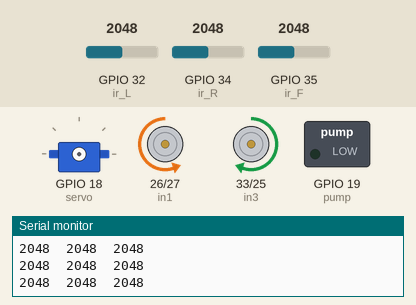
Simulated run of this sketch. Board: ESP32. Parts: servo, motor-driver pin pairs drawn as motors (green arrow = first pin HIGH = forward, orange = second pin HIGH = backward, longer = more drive, scaled by the enable pin), switched loads named in the sketch (green lamp = pin HIGH), the last lines printed to the serial monitor. Wiring (inferred from the names in the program): servo: signal GPIO 18. The inputs (shaded band) are chosen by the test bench; at power-on: GPIO 34 (ir_R) = 2048, GPIO 35 (ir_F) = 2048, GPIO 32 (ir_L) = 2048. Servo pulses on a pin are drawn as a servo (544–2400 µs = 0–180°); pins used as bus, display or sensor lines are not drawn.

Above: at 1.5 s.
1.8 s: GPIO 34 (ir_R) set to 3975
4.8 s: GPIO 34 (ir_R) set to 4033
At 5.6 s:
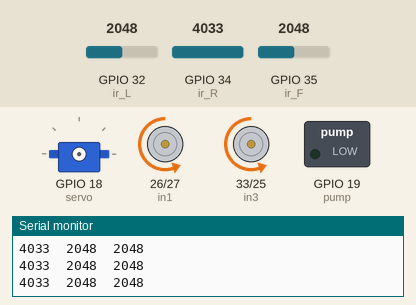
6.3 s: GPIO 35 (ir_F) set to 3970
7.8 s: GPIO 35 (ir_F) set to 4050
At 8.12 s:
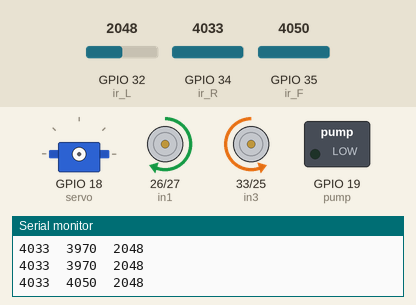
10.8 s: GPIO 32 (ir_L) set to 27
13.8 s: GPIO 32 (ir_L) set to 22
At 14.1 s:
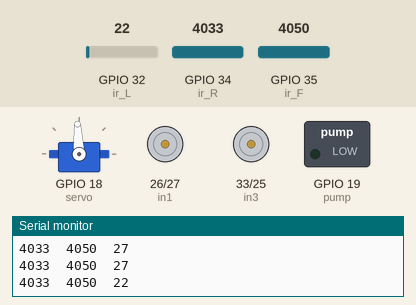
At 14.57 s:
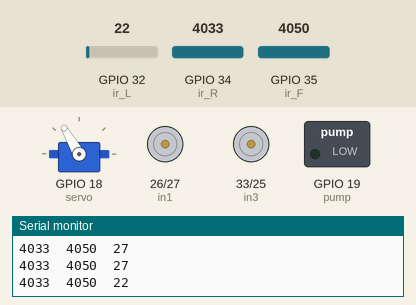
Timing chart, 0 to 16.5 s (numbered marks = the images above; inputs shaded):
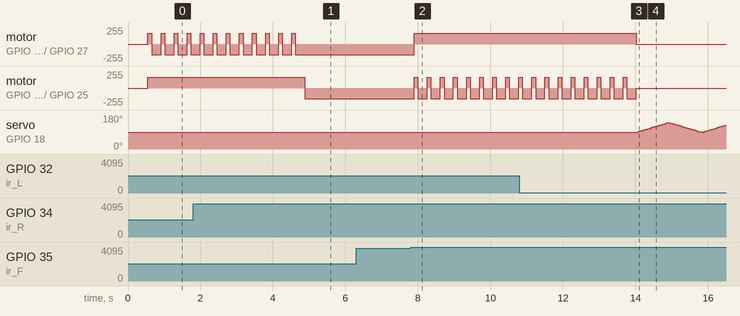

Measured:
- the behaviour switches between 4000 and 4001 on GPIO 34 (ir_R) (found by bisection; images 0 and 1)
- the behaviour switches between 4000 and 4001 on GPIO 35 (ir_F) (found by bisection; images 1 and 2)
- the behaviour switches between 25 and 24 on GPIO 32 (ir_L) (found by bisection; images 2 and 3)
- after the input at 4.8 s, motor on GPIO 26 (in1) / GPIO 27 (in2): stops changing and stays backward 159/255; motor on GPIO 33 (in3) / GPIO 25 (in4): forward 159/255 → backward 159/255 after 0.08 s
- after the input at 7.8 s, motor on GPIO 26 (in1) / GPIO 27 (in2): backward 159/255 → forward 159/255 after 0.10 s; motor on GPIO 33 (in3) / GPIO 25 (in4): alternates forward 159/255 for 0.10 s and backward 159/255 for 0.26 s, starting after 0.10 s
- after the input at 13.8 s, motor on GPIO 26 (in1) / GPIO 27 (in2): forward 159/255 → stopped after 0.23 s
- by itself, motor on GPIO 26 (in1) / GPIO 27 (in2): alternates forward 159/255 for 0.10 s and backward 159/255 for 0.26 s

The sketch:

FireGuard-IoT-Car.ino
```cpp
/*
 FireGuard IoT Car
 ESP32 Fire Fighting Robot

 Description:
 This program controls a fire-fighting robot using an ESP32 microcontroller.
 The robot detects flames using sensors and extinguishes fire using a water pump.

 Features:
 - Flame detection
 - Autonomous movement
 - Servo-controlled water spraying
 - Motor control using L298N
 - Automatic fire extinguishing

 Hardware:
 - ESP32
 - Flame Sensors
 - L298N Motor Driver
 - DC Motors
 - Servo Motor
 - Water Pump
*/

// =========================
// Pin Mapping
// =========================

#define min_val 25

// Motor Driver L298N
#define enA 14
#define in1 26
#define in2 27
#define in3 33
#define in4 25
#define enB 15

// Flame Sensors
#define ir_R 34
#define ir_F 35
#define ir_L 32

// Servo and Pump
#define servo 18
#define pump 19


// =========================
// PWM Settings
// =========================

const int Speed = 160;
const int pwmChannelA = 0;
const int pwmChannelB = 1;
const int pwmFreq = 1000;
const int pwmResBits = 8;

int s1, s2, s3;


// =========================
// Pump Functions
// =========================

void pump_on() {
  pinMode(pump, OUTPUT);
  digitalWrite(pump, LOW);
}

void pump_off() {
  pinMode(pump, INPUT_PULLUP);
  digitalWrite(pump, HIGH);
}


// =========================
// Setup
// =========================

void setup() {

  Serial.begin(9600);

  pinMode(ir_R, INPUT);
  pinMode(ir_F, INPUT);
  pinMode(ir_L, INPUT);

  pinMode(in1, OUTPUT);
  pinMode(in2, OUTPUT);
  pinMode(in3, OUTPUT);
  pinMode(in4, OUTPUT);

  pinMode(servo, OUTPUT);

  pump_off();

  ledcSetup(pwmChannelA, pwmFreq, pwmResBits);
  ledcSetup(pwmChannelB, pwmFreq, pwmResBits);

  ledcAttachPin(enA, pwmChannelA);
  ledcAttachPin(enB, pwmChannelB);

  ledcWrite(pwmChannelA, Speed);
  ledcWrite(pwmChannelB, Speed);

  delay(500);
}


// =========================
// Main Loop
// =========================

void loop() {

  s1 = analogRead(ir_R);
  s2 = analogRead(ir_F);
  s3 = analogRead(ir_L);

  Serial.print(s1);
  Serial.print("\t");
  Serial.print(s2);
  Serial.print("\t");
  Serial.println(s3);

  delay(50);


  if (s1 < min_val) {

    Stop();
    pump_on();

    for (int angle = 90; angle >= 40; angle -= 3)
      servoPulse(servo, angle);

    for (int angle = 40; angle <= 90; angle += 3)
      servoPulse(servo, angle);
  }


  else if (s2 < min_val) {

    Stop();
    pump_on();

    for (int angle = 90; angle <= 140; angle += 3)
      servoPulse(servo, angle);

    for (int angle = 140; angle >= 40; angle -= 3)
      servoPulse(servo, angle);

    for (int angle = 40; angle <= 90; angle += 3)
      servoPulse(servo, angle);
  }


  else if (s3 < min_val) {

    Stop();
    pump_on();

    for (int angle = 90; angle <= 140; angle += 3)
      servoPulse(servo, angle);

    for (int angle = 140; angle >= 90; angle -= 3)
      servoPulse(servo, angle);
  }


  else if (s1 >= min_val && s1 <= 4000) {

    pump_off();
    backword();
    delay(100);
    turnRight();
    delay(200);
  }


  else if (s2 >= min_val && s2 <= 4000) {

    pump_off();
    forword();
  }


  else if (s3 >= min_val && s3 <= 4000) {

    pump_off();
    backword();
    delay(100);
    turnLeft();
    delay(200);
  }


  else {

    pump_off();
    Stop();
  }

  delay(10);
}


// =========================
// Servo Function
// =========================

void servoPulse(int pin, int angle) {

  int pwm = (angle * 11) + 500;

  digitalWrite(pin, HIGH);
  delayMicroseconds(pwm);
  digitalWrite(pin, LOW);

  delay(50);
}


// =========================
// Motor Functions
// =========================

void forword() {

  digitalWrite(in2, HIGH);
  digitalWrite(in1, LOW);
  digitalWrite(in3, LOW);
  digitalWrite(in4, HIGH);
}


void backword() {

  digitalWrite(in2, LOW);
  digitalWrite(in1, HIGH);
  digitalWrite(in3, HIGH);
  digitalWrite(in4, LOW);
}


void turnLeft() {

  digitalWrite(in2, LOW);
  digitalWrite(in1, HIGH);
  digitalWrite(in3, LOW);
  digitalWrite(in4, HIGH);
}


void turnRight() {

  digitalWrite(in2, HIGH);
  digitalWrite(in1, LOW);
  digitalWrite(in3, HIGH);
  digitalWrite(in4, LOW);
}


void Stop() {

  digitalWrite(in1, LOW);
  digitalWrite(in2, LOW);
  digitalWrite(in3, LOW);
  digitalWrite(in4, LOW);
}
```
